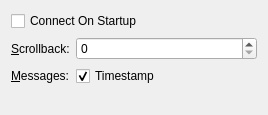
<?xml version="1.0" encoding="UTF-8"?>
<ui version="4.0">
 <class>GeneralWizardPage</class>
 <widget class="QWizardPage" name="GeneralWizardPage">
  <property name="geometry">
   <rect>
    <x>0</x>
    <y>0</y>
    <width>268</width>
    <height>115</height>
   </rect>
  </property>
  <property name="windowTitle">
   <string>General</string>
  </property>
  <property name="windowIcon">
   <iconset resource="../../../Resource.qrc">
    <normaloff>:/Resource/Generic/Settings.png</normaloff>:/Resource/Generic/Settings.png</iconset>
  </property>
  <property name="title">
   <string>General settings</string>
  </property>
  <property name="subTitle">
   <string>Adjust general settings</string>
  </property>
  <layout class="QFormLayout" name="formLayout">
   <property name="fieldGrowthPolicy">
    <enum>QFormLayout::AllNonFixedFieldsGrow</enum>
   </property>
   <item row="1" column="0">
    <widget class="QLabel" name="label_3">
     <property name="text">
      <string>&amp;Scrollback:</string>
     </property>
     <property name="buddy">
      <cstring>blockSpinBox</cstring>
     </property>
    </widget>
   </item>
   <item row="1" column="1">
    <widget class="QSpinBox" name="blockSpinBox">
     <property name="maximum">
      <number>9999</number>
     </property>
     <property name="singleStep">
      <number>10</number>
     </property>
    </widget>
   </item>
   <item row="2" column="0">
    <widget class="QLabel" name="label_4">
     <property name="text">
      <string>&amp;Messages:</string>
     </property>
     <property name="buddy">
      <cstring>timeStampCheckBox</cstring>
     </property>
    </widget>
   </item>
   <item row="2" column="1">
    <widget class="QCheckBox" name="timeStampCheckBox">
     <property name="text">
      <string>Timestamp</string>
     </property>
     <property name="checked">
      <bool>true</bool>
     </property>
    </widget>
   </item>
   <item row="0" column="0" colspan="2">
    <widget class="QCheckBox" name="checkBoxConnectOnStartup">
     <property name="text">
      <string>Connect On Startup</string>
     </property>
    </widget>
   </item>
  </layout>
 </widget>
 <resources>
  <include location="../../../Resource.qrc"/>
 </resources>
 <connections/>
</ui>
